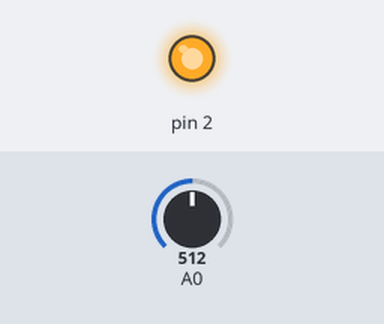
The sketch below on a simulated Arduino Uno, built with avr-gcc and run on an emulated ATmega328P. Parts: output pins drawn as LEDs (lit = HIGH). The test bench sets the inputs (shaded band); at power-on: A0 = 512.

Above: at 1.2 s.
1.3 s: A0 set to 485
At 1.7 s:
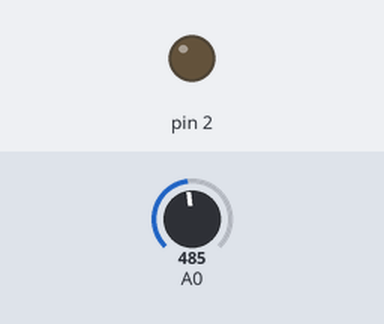
2.8 s: A0 set to 510
At 4.0 s:
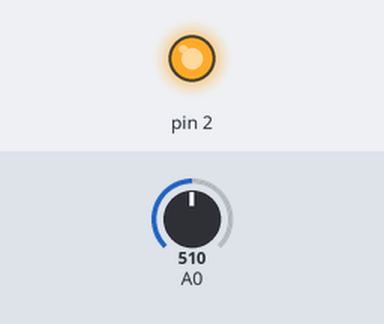
4.3 s: A0 set to 490
At 5.5 s:
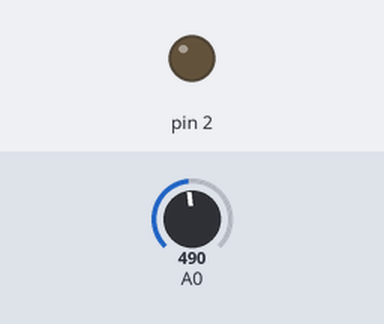
Timing chart, 0 to 7.3 s (numbered marks = the images above; inputs shaded):
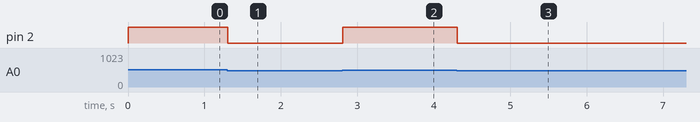

Measured:
- the behaviour switches between 501 and 500 on A0 (found by bisection; images 0 and 1)
- after the input at 1.3 s, pin 2: HIGH → LOW at once
- after the input at 2.8 s, pin 2: LOW → HIGH at once
- after the input at 4.3 s, pin 2: HIGH → LOW at once

The sketch:

SensorWithTreshold.ino
```cpp
void setup() {
  // put your setup code here, to run once:

 pinMode(2, OUTPUT);
}

void loop() {
  // put your main code here, to run repeatedly:

  int sensorValue = analogRead(A0);

  if (sensorValue > 500)
  {
 digitalWrite(2, HIGH);
  }

  else
  {

    digitalWrite(2, LOW);
  }

delay(50);
}
```
